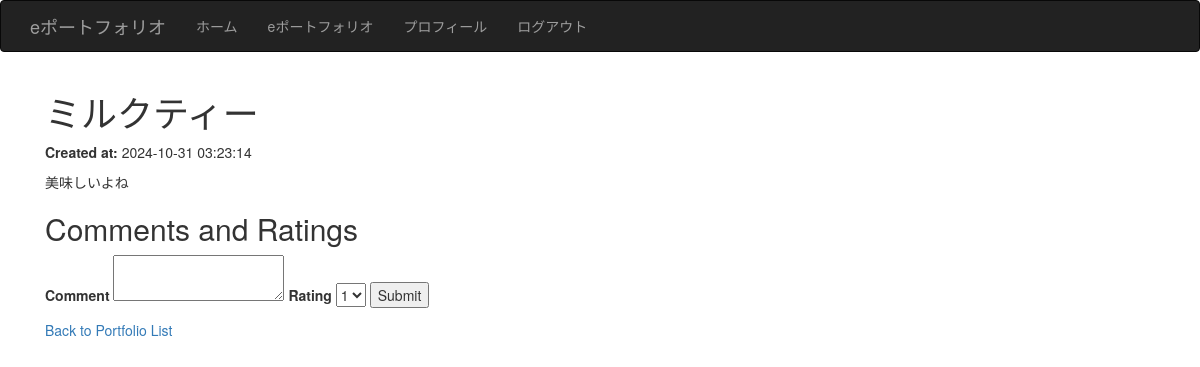
/portfolio/2 (signed in), run on the app's committed database.
### tables this page shows
CREATE TABLE portfolio (
            id INTEGER PRIMARY KEY AUTOINCREMENT,
            user_id INTEGER NOT NULL,
            title TEXT NOT NULL,
            content TEXT NOT NULL,
            created_at TIMESTAMP DEFAULT CURRENT_TIMESTAMP,
            FOREIGN KEY (user_id) REFERENCES user (id)
        );

### app.py (the view, shortened to what this page needs)
@app.route('/portfolio/<int:portfolio_id>', methods=['GET', 'POST'])
def show_portfolio_with_comment(portfolio_id):
    if 'user_id' not in session:
        flash('You need to be logged in to view this page.', 'danger')
        return redirect(url_for('login'))
    conn = get_db_connection()
    cursor = conn.cursor()
    cursor.execute("SELECT * FROM portfolio WHERE id = ?", (portfolio_id,))
    portfolio_row = cursor.fetchone()
    if not portfolio_row:
        flash('Portfolio not found.', 'danger')
        conn.close()
        return redirect(url_for('portfolio'))
    portfolio = Portfolio(portfolio_row['id'], portfolio_row['user_id'], portfolio_row['title'], portfolio_row['content'], portfolio_row['created_at'])
    cursor.execute("SELECT * FROM comments WHERE portfolio_id = ?", (portfolio_id,))
    comments = cursor.fetchall()
    form = CommentForm()
    conn.close()
    return render_template('portfolio_detail.html', portfolio=portfolio, comments=comments, form=form)

### forms.py
class CommentForm(FlaskForm):
    comment = TextAreaField('Comment', validators=[DataRequired()])
    rating = SelectField('Rating', choices=[('1', '1'), ('2', '2'), ('3', '3'), ('4', '4'), ('5', '5')], validators=[DataRequired()])
    submit = SubmitField('Submit')

### app.py (called while the page is built)
def get_db_connection():
    conn = sqlite3.connect(DATABASE)
    conn.row_factory = sqlite3.Row
    return conn

### templates/portfolio_detail.html (shortened to what this page needs)
{% extends "base.html" %} {% block title %}ホーム{% endblock %} {% block content
%}
<div class="container">
  <h1>{{ portfolio.title }}</h1>
  <p><strong>Created at:</strong> {{ portfolio.created_at }}</p>
  <div>{{ portfolio.content }}</div>
  <h2>Comments and Ratings</h2>
  <form
    method="POST"
    action="{{ url_for('show_portfolio_with_comment', portfolio_id=portfolio.id) }}"
  >
    {{ form.hidden_tag() }} {{ form.comment.label }} {{ form.comment() }} {{
    form.rating.label }} {{ form.rating() }} {{ form.submit() }}
  </form>
  <a href="{{ url_for('portfolio') }}">Back to Portfolio List</a>
</div>
{% endblock %}

### data on the page
portfolio: title "ミルクティー", created_at "2024-10-31 03:23:14", content "美味しいよね"
